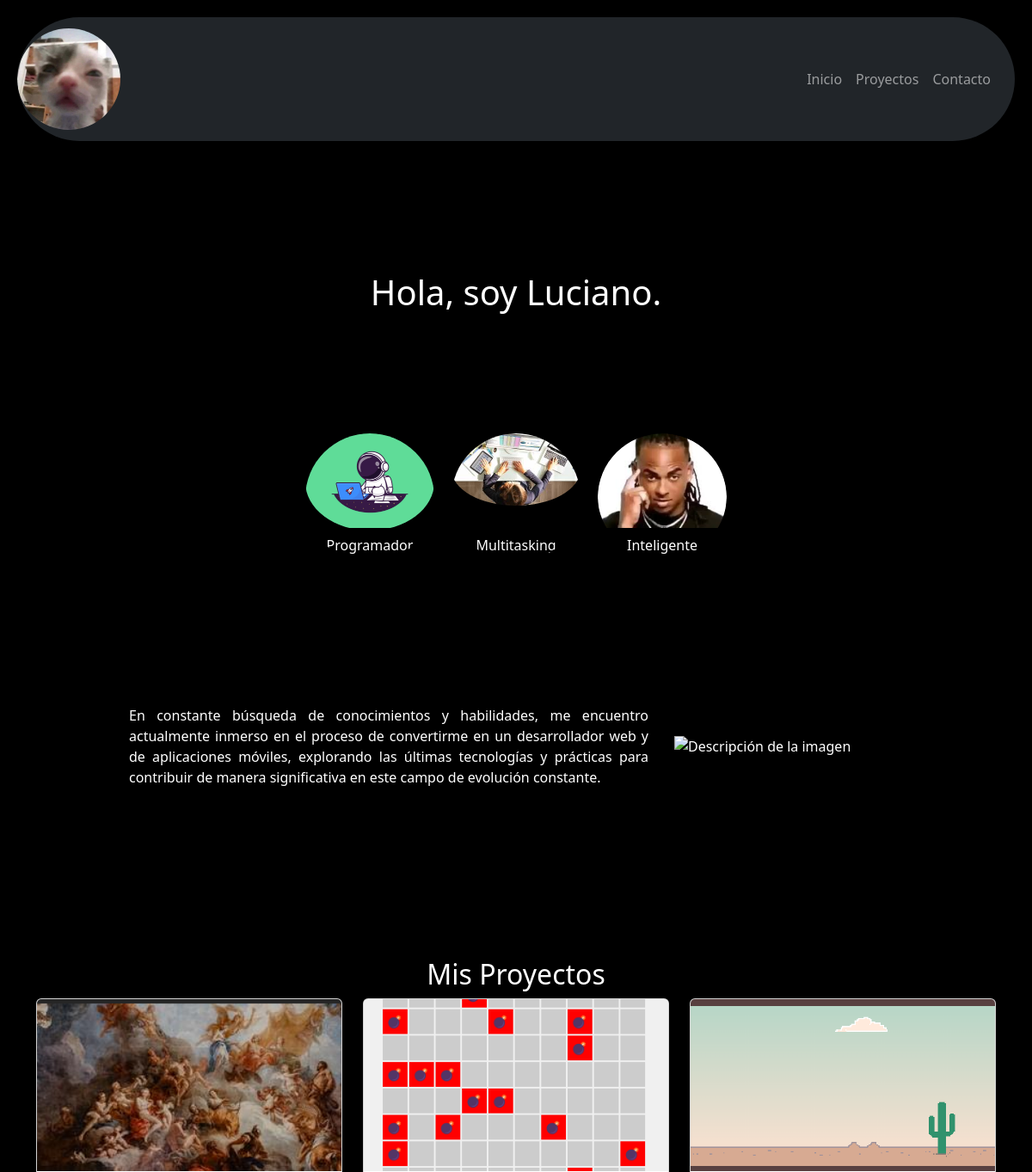
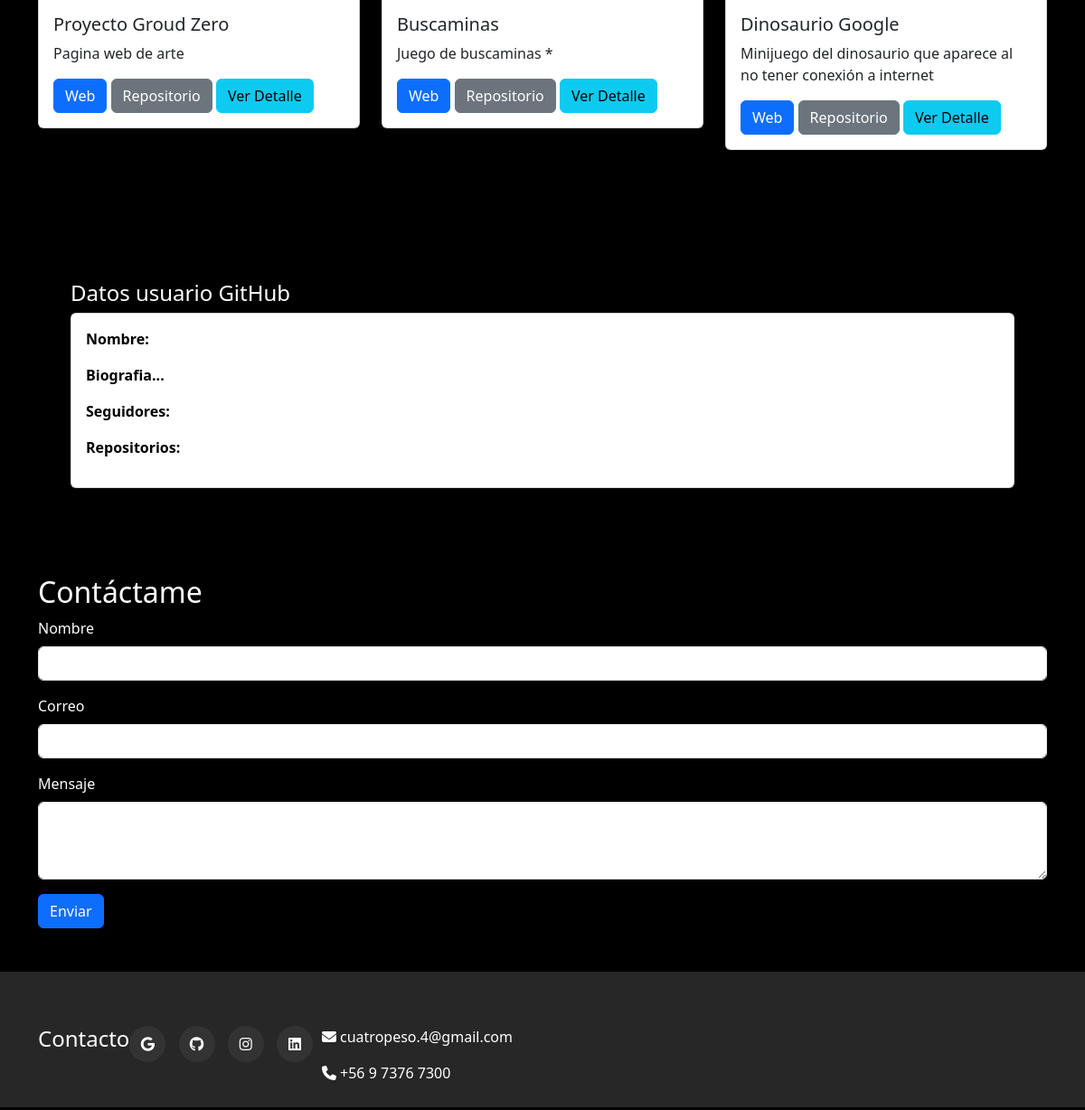
The page / on the database its author committed (2 pictures, top to bottom).
### myportfolio/models.py (models this page shows, shortened)
class Proyecto(models.Model):
    titulo = models.CharField(max_length=200)
    imagen = models.ImageField(upload_to='proyectos/')
    descripcion = models.TextField()
    tecnologias = models.ManyToManyField(Tecnologia)
    link_sitio = models.URLField(max_length=200)
    link_repositorio = models.URLField(max_length=200)
    categoria = models.ForeignKey(Categoria, on_delete=models.CASCADE)

### myportfolio/views.py (the view)
# urls.py: path('', views.index, name='index'),
def index(request):
    proyectos = Proyecto.objects.all()
    return render(request, 'index.html', {'proyectos': proyectos})

### myportfolio/templates/index.html (shortened to what this page needs)
{% load bootstrap5 %}
{% load static %}
<!DOCTYPE html>
<html lang="es">
<head>
    {% bootstrap_css %}
    <link rel="stylesheet" href="{% static 'assets/vendor/bootstrap/bootstrap.css' %}">
    <link rel="stylesheet" href="{% static 'css/styles.css' %}">
</head>
<body>
    <header class="custom-margin">
        <nav class="navbar navbar-expand-lg navbar-dark bg-dark">
          <a class="navbar-brand" href="#">
            <img id="logo" src="{% static 'images/FAihXF3VIAA2vXX.jpg' %}" alt="Logo" style="width:120px;">
          </a>
          <div class="collapse navbar-collapse justify-content-end" id="navbarNav">
            <ul class="navbar-nav">
              <li class="nav-item active">
                <a class="nav-link" href="{% url 'index' %}">Inicio <span class="sr-only">(current)</span></a>
              </li>
              <li class="nav-item">
                <a class="nav-link" href="{% url 'proyectos' %}">Proyectos</a>
              </li>
              <li class="nav-item">
                <a class="nav-link" href="{% url 'contact' %}">Contacto</a>
              </li>
            </ul>
          </div>
        </nav>
      </header>
    <div id="intro">
        <h1>Hola, soy Luciano.</h1>
    </div>
    <div class="image-container">
        <figure>
            <img src="{% static 'images/progam.jpg' %}" alt="Descripción de la imagen 1">
            <figcaption>Programador</figcaption>
        </figure>
        <figure>
            <img src="{% static 'images/mutli.jpg' %}" alt="Descripción de la imagen 2">
            <figcaption>Multitasking</figcaption>
        </figure>
        <figure>
            <img src="{% static 'images/genius.jpg' %}" alt="Descripción de la imagen 3">
            <figcaption>Inteligente</figcaption>
        </figure>
    </div>
    <div class="text-image-container">
        <div class="text">
            En constante búsqueda de conocimientos y habilidades, me encuentro actualmente inmerso en el proceso de convertirme en un desarrollador web y de aplicaciones móviles, explorando las últimas tecnologías y prácticas para contribuir de manera significativa en este campo de evolución constante.
        </div>
        <img src="{% static 'images/Great_Wave_off_Kanagawa2.jpg' %}" alt="Descripción de la imagen">
    </div>
    <section id="projects" class="py-5">
        <div class="container">
            <h2 id="myprojects" class="text-center">Mis Proyectos</h2>
            <div class="texto-negro">
                <div class="row">
                    {% for proyecto in proyectos %}
                    <div class="col-md-4">
                        <div class="card mb-4">
                            <img src="{{ proyecto.imagen.url }}" class="card-img-top" alt="{{ proyecto.titulo }}">
                            <div class="card-body">
                                <h5 class="card-title">{{ proyecto.titulo }}</h5>
                                <p class="card-text">{{ proyecto.descripcion }}</p>
                                <a href="{{ proyecto.link_sitio }}" class="btn btn-primary" target="_blank">Web</a>
                                <a href="{{ proyecto.link_repositorio }}" class="btn btn-secondary" target="_blank">Repositorio</a>
                                <a href="{% url 'proyecto_detalle' proyecto.pk %}" class="btn btn-info">Ver Detalle</a>
                            </div>
                        </div>
                    </div>
                    {% endfor %}
                </div>
            </div>
        </div>
    </section>
        <div class="container p-5">
            <h4 id="gitname" class="mt-4"> Datos usuario GitHub</h4>
            <div class="card">
                <div class="texto-negro">
                    <div class="card-body">
                    <p> <strong> Nombre: </strong> </p>
                    <p> <strong> Biografia... </strong> </p>
                    <p> <strong> Seguidores: </strong> </p>
                    <p> <strong> Repositorios: </strong> </p>
                    </div>
                </div>
            </div>
        </div>
        <section id="contact" class="py-5 bg-bgdark">
                <div class="container">
                    <h2 class="texto-center">Contáctame</h2>
                    <form method="POST" action="{% url 'contacto_nuevo' %}" class="needs-validation" novalidate>
                        <div class="mb-3">
                            <label for="id_nombre" class="form-label">Nombre</label>
                            <input type="text" class="form-control" id="id_nombre" name="nombre" required>
                        </div>
                        <div class="mb-3">
                            <label for="id_email" class="form-label">Correo</label>
                            <input type="email" class="form-control" id="id_email" name="email" required>
                        </div>
                        <div class="mb-3">
                            <label for="id_mensaje" class="form-label">Mensaje</label>
                            <textarea class="form-control" id="id_mensaje" name="mensaje" rows="3" required></textarea>
                        </div>
                        <button type="submit" class="btn btn-primary">Enviar</button>
                    </form>
                </div>
        </section>
    <footer class="footer">
        <div class="container">
            <div class="footer-row">
                <h4>Contacto</h4>
                <div class="social-links">
                        <a href="#"><i class="fab fa-google"></i></a>
                        <a href="https://github.com/CuatroPeso"><i class="fab fa-github"></i></a>
                        <a href="https://www.instagram.com/cuatro.peso/"><i class="fab fa-instagram"></i></a>
                        <a href="https://www.linkedin.com/in/cuatropeso/"><i class="fab fa-linkedin"></i></a>
                </div>
                <div class="contact-info">
                    <p> <i class="fa-solid fa-envelope"></i> cuatropeso.4@gmail.com</p>
                    <p><i class="fa-solid fa-phone"></i> +56 9 7376 7300</p>
                </div>
            </div>
        </div>
    </footer>
</body>
</html>

### myportfolio/static/css/styles.css (style rules this page uses)
#logo { border-radius: 50%; }
body { color: #fff; background-color: black; margin: 0; padding: 0; display: flex; flex-direction: column; min-height: 100vh; }
.custom-margin { border-radius: 75px; overflow: hidden; margin: 20px; }
.navbar-nav { margin-right: 20px; }
.image-container { display: flex; justify-content: center; gap: 20px; }
.image-container figure { width: 150px; height: 150px; border-radius: 50%; overflow: hidden; position: relative; }
.image-container img { width: 100%; height: auto; object-fit: cover; display: block; border-radius: 50%; }
.image-container figcaption { position: absolute; bottom: 0; width: 100%; text-align: center; background-color:black; color: white; padding: 8px; box-sizing: border-box; }
.text-image-container { display: flex; gap: 20px; color: white; align-items: center; margin: 140px; }
.text-image-container .text { flex: 1; text-align: justify; font-size: 1em; padding: 10px; box-sizing: border-box; }
.text-image-container img { max-width: 30%; width: 400px; height: auto; box-sizing: border-box; }
.card-img-top { width: 100%; height: 200px; object-fit: cover; }
.text-center { color: white; }
.texto-negro { color: black; }
#gitname { color: white; }
#myprojects { color: white; }
#intro { display: flex; justify-content: center; align-items: center; height: 40vh; text-align: center; color: white; }
.footer .container { margin-top: 50px; }
.footer { margin-top: auto; flex-shrink: 0; display: flex; flex-direction: column; align-items: center; justify-content: center; padding: 10px 0; background: rgb(39, 39, 39); color: #ffff; border-bottom: 3px solid black; }
.footer-row { display: flex; flex-wrap: wrap; }
.social-links a { display: inline-block; min-height: 40px; width: 40px; background-color: #333; margin: 0 10px 10px 0; text-align: center; line-height: 40px; border-radius: 50%; color: #fff; transition: all .5s ease; }

### rows shown on the page
Proyecto: imagen (picture), titulo "Proyecto Groud Zero", descripcion "Pagina web de arte"
Proyecto: imagen (picture), titulo "Buscaminas", descripcion "Juego de buscaminas *"
Proyecto: imagen (picture), titulo "Dinosaurio Google", descripcion "Minijuego del dinosaurio que aparece al no tener conexión a internet"
